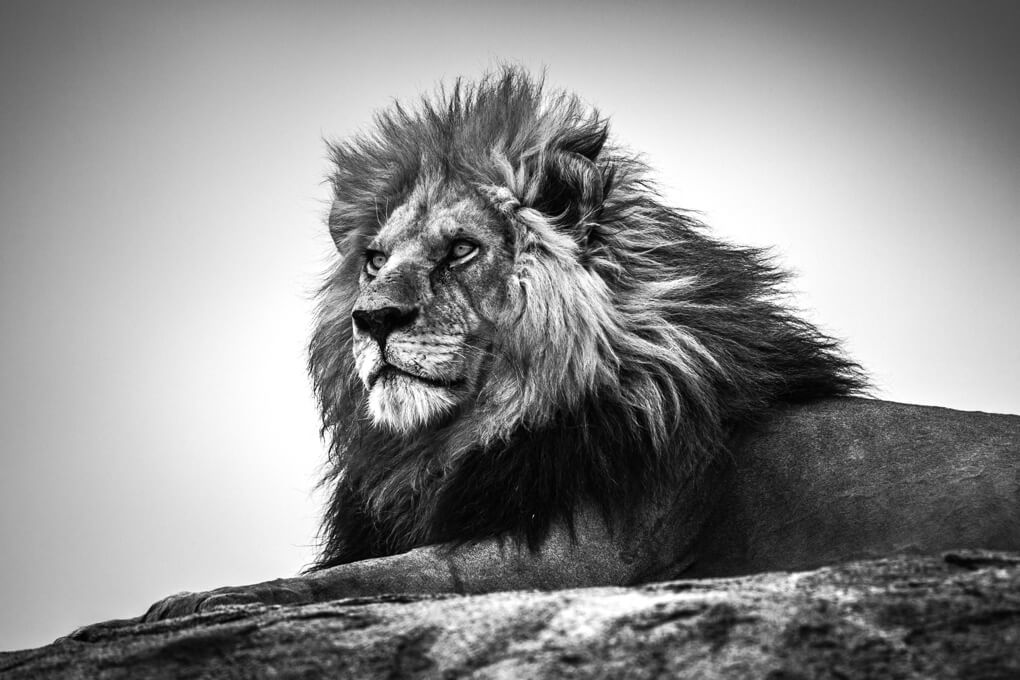
%> input picture proj1/lion.jpg, 1020 x 680 px
$ octave imageenhancement.m   (GNU Octave 9; MATLAB toolbox functions it lacks are replaced by stand-ins)
%> lines starting %> are read from the running program, lines starting %| are printed output that depends on the picture
% Image enhancement
clc; close all;
I = imread('lion.jpg');
%> I is the input picture: size 680x1020x3 uint8; min 0, max 255, mean 140.7
subplot(3,4,1);
imshow(I);
title('The orginal image');
%-----------------------------------
se = strel('disk',30);
Background = imopen(I,se);
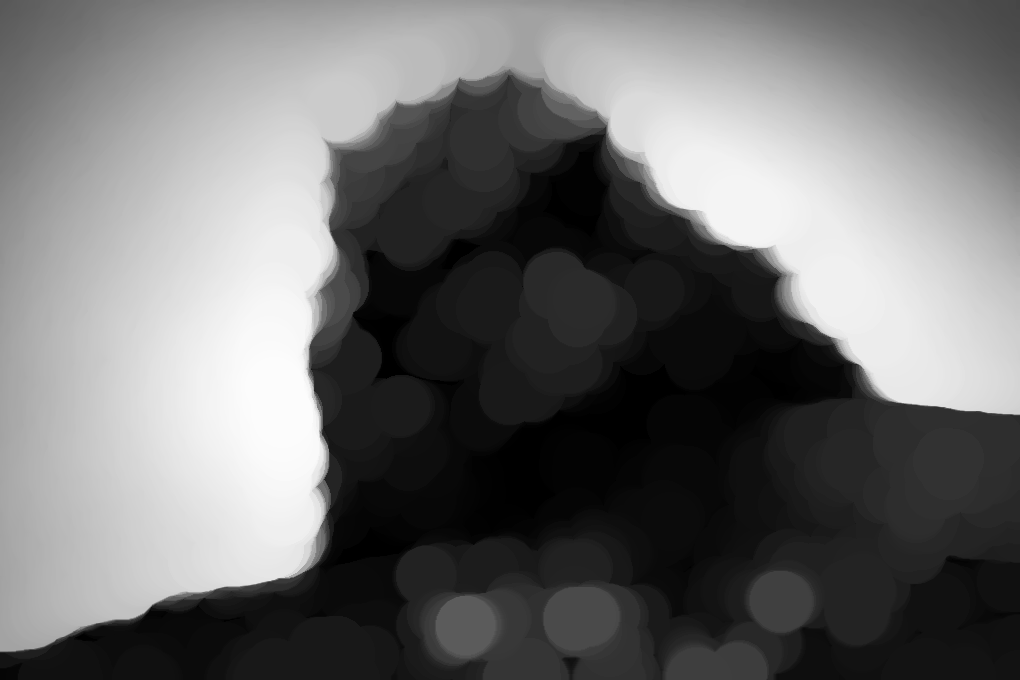
%> Background: size 680x1020x3 uint8; min 0, max 252, mean 110.8
subplot(3,4,2);
imshow(Background);
title("The image after strel");
%---------------------------------------
enhanceImage=I-Background;
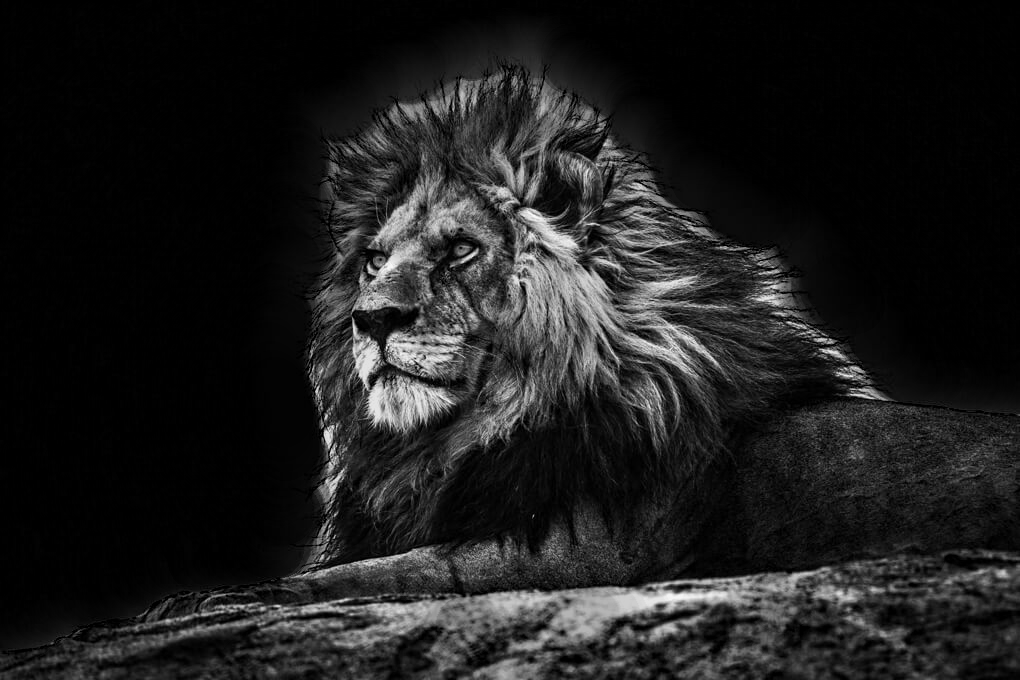
%> enhanceImage: size 680x1020x3 uint8; min 0, max 251, mean 29.8
subplot(3,4,3);
imshow(enhanceImage);
title("after enhancement");
%-----------------------------------------
%> (the run ends here)
